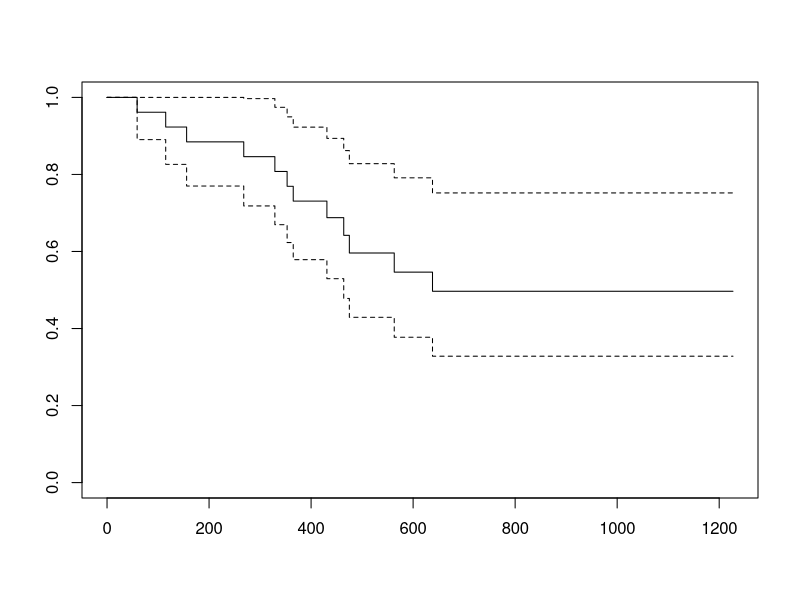

Write R code to recreate this figure. (Note: this script raises an error after producing the figure.)
library(survival)
library(ggplot2)
library(tidyverse)
library(survminer)

df <- ovarian

#-----------Kaplan Meier Curve------

#Create Survival Curve
#~1 only draws 1 KM curve --> no grouping variable
km0 <- survfit(Surv(futime, fustat)~1, data = df)
summary(km0)


#Generate plot
plot(km0)
ggsurvplot(km0)

#Group by treatment (~rx)
#pval - Log Rank Test: tests null hypotethsis for sampling variability
km1 <- survfit(Surv(futime, fustat)~rx, data = df)
summary(km1)
ggsurvplot(km1, pval = T)


#Focus on futime and fustat (0=censored)
hist(df$futime)
summary(df$futime)

hist(df$age)
summary(df$age)

#Make age a binary outcome (>=50 OR <50 )
df <- df %>% mutate(age_group = ifelse(age >=50, 1, 0))

#Cox proportional - close to 0.3 --> unadjusted
cr0 <- coxph(Surv(futime, fustat)~rx, data = df)
summary(cr0)

#Add age as a confounder --> p-value OR Pr(>|z|) becomes significant
#Interpretation: maybe older people are more likely to get this treatment --> older people have worse outcomes
#Interpreation: naive comparisons make rx look bad 
cr1 <- coxph(Surv(futime, fustat)~rx+age_group, data = df)
summary(cr1)
df$rx2 <- ifelse(df$rx==2, 1, 0)

glm(rx~age_group, damily = binomial(link='logit'),data = df)


#Create cox regression
#~first one (rx) is variable of interest and control for other confounders
#Interpretation: rx_exp(coef) = 75% reduction in risk of ovarian cancer with this treatment after controlling for other variables
cr2 <- coxph(Surv(futime, fustat)~rx+age_group+resid.ds+ecog.ps, data = df)
summary(cr2)


#Modeling Interactions
#Account for interaction: if treatment and tumor severity grade where the combined effect is more than the sum of individual effect
#Only look at p-value --> when p value < 0.05 cannot reject that the combined interaction the non-significant (tumour grade does not affect outcome)
#Instead of stratification --> create another coefficient to model for combined interaction
crx <- coxph(Surv(futime, fustat)~rx+age_group+resid.ds+ecog.ps+rx*resid.ds, data = df)



x <- summary(cr2)
y <- x$coefficients

ln_hr <- y[1,1]
se_ln_hr <- y[1,3]

ln_ci_ul <- ln_hr+1.96*se_ln_hr
ln_ci_ll <- ln_hr-1.96*se_ln_hr

#paste0"HR:", 
#      round(exp(ln_hr),3),
#      " (95%CI ", 
#      round(exp(ln_ci_ll),0),
#      "-", 
#      round(exp(ln_ci_ul),")")


#Generate forest plot
ggforest(cr2)


